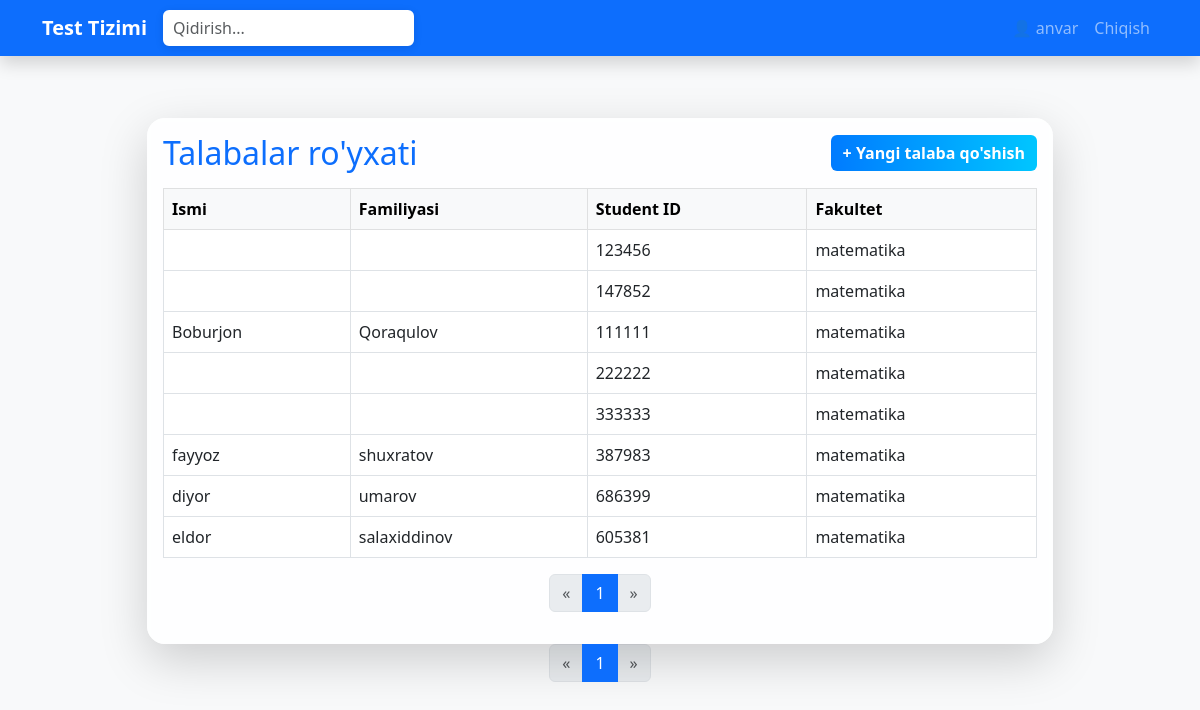
The app's page /api/teacher/students/ (signed in) with its own data.
### app/models.py (models this page shows, shortened)
class User(AbstractUser):
    is_teacher = models.BooleanField(default=False)
    is_student = models.BooleanField(default=False)
    groups = models.ManyToManyField(
        Group,
        related_name="group",  # related_name o'zgartiring
        blank=True,
        help_text="The groups this user belongs to.",
        verbose_name="groups",
    )
    user_permissions = models.ManyToManyField(
        Permission,
        related_name="user_permissions",  # related_name o'zgartiring
        blank=True,
        help_text="Specific permissions for this user.",
        verbose_name="user permissions",
    )

class Student(models.Model):
    user = models.OneToOneField(User, on_delete=models.CASCADE)
    student_id = models.CharField(max_length=50)
    faculty = models.ForeignKey(Faculty, on_delete=models.CASCADE)
    course = models.CharField(max_length=50, blank=True, null=True)  # New field
    group = models.CharField(max_length=50, blank=True, null=True)   # New field

class Faculty(models.Model):
    university = models.ForeignKey(University, on_delete=models.CASCADE)
    name = models.CharField(max_length=255)

### app/views.py (the view)
# urls.py: path('teacher/students/', student_list_view, name='student_list'),
@login_required
def student_list_view(request):
    if not request.user.is_teacher:
        return redirect('test_list')
    students = Student.objects.filter(faculty__in=Faculty.objects.filter(university__in=University.objects.all()), user__is_student=True)
    paginator = Paginator(students, 10)  # 10 ta student har bir sahifada
    page_number = request.GET.get('page')
    page_obj = paginator.get_page(page_number)
    return render(request, 'teacher/student_list.html', {'students': page_obj, 'page_obj': page_obj})

### templates/teacher/student_list.html (shortened to what this page needs)
{% extends 'base.html' %}
{% block content %}
<div class="container mt-5">
    <div class="row justify-content-center">
        <div class="col-lg-10">
            <div class="card shadow-lg border-0 bg-white bg-opacity-75" style="backdrop-filter: blur(2px); min-height: 400px;">
                <div class="card-body">
                    <div class="d-flex justify-content-between align-items-center mb-3">
                        <h2 class="mb-0 text-primary">Talabalar ro'yxati</h2>
                        <a href="{% url 'add_student' %}" class="btn btn-gradient-primary">+ Yangi talaba qo'shish</a>
                    </div>
                    <table class="table table-hover table-bordered align-middle mt-3 bg-white" id="mainTable">
                        <thead class="table-light">
                            <tr>
                                <th>Ismi</th>
                                <th>Familiyasi</th>
                                <th>Student ID</th>
                                <th>Fakultet</th>
                            </tr>
                        </thead>
                        <tbody>
                            {% for student in students %}
                            <tr>
                                <td>{{ student.user.first_name }}</td>
                                <td>{{ student.user.last_name }}</td>
                                <td>{{ student.student_id }}</td>
                                <td>{{ student.faculty.name }}</td>
                            </tr>
                            {% empty %}
                            <tr><td colspan="4" class="text-center">Talabalar yo'q</td></tr>
                            {% endfor %}
                        </tbody>
                    </table>
                    {% block pagination %}
                    <nav aria-label="Talabalar sahifalari">
                        <ul class="pagination justify-content-center">
                            {% if page_obj.has_previous %}
                                <li class="page-item">
                                    <a class="page-link" href="?page={{ page_obj.previous_page_number }}">&laquo;</a>
                                </li>
                            {% else %}
                                <li class="page-item disabled"><span class="page-link">&laquo;</span></li>
                            {% endif %}
                            {% for num in page_obj.paginator.page_range %}
                                {% if page_obj.number == num %}
                                    <li class="page-item active"><span class="page-link">{{ num }}</span></li>
                                {% elif num > page_obj.number|add:'-3' and num < page_obj.number|add:'3' %}
                                    <li class="page-item"><a class="page-link" href="?page={{ num }}">{{ num }}</a></li>
                                {% endif %}
                            {% endfor %}
                            {% if page_obj.has_next %}
                                <li class="page-item">
                                    <a class="page-link" href="?page={{ page_obj.next_page_number }}">&raquo;</a>
                                </li>
                            {% else %}
                                <li class="page-item disabled"><span class="page-link">&raquo;</span></li>
                            {% endif %}
                        </ul>
                    </nav>
                    {% endblock %}
                </div>
            </div>
        </div>
    </div>
</div>
{% endblock %}

### templates/base.html (shortened to what this page needs)
<!DOCTYPE html>
<html lang="uz">
<head>
    {% load static %}
    <link rel="stylesheet" href="{% static 'css/style.css' %}">
    <link href="https://cdn.jsdelivr.net/npm/bootstrap@5.3.0/dist/css/bootstrap.min.css" rel="stylesheet">
</head>
<body class="bg-light">
    <nav class="navbar navbar-expand-lg navbar-dark bg-primary mb-4 fixed-top shadow" style="top:0; z-index:1040;">
        <div class="container">
            <a class="navbar-brand fw-bold" href="/">Test Tizimi</a>
            <div class="d-flex align-items-center ms-auto me-3" style="min-width:220px; max-width:320px;">
                <input type="text" id="searchInput" class="form-control form-control-sm" style="background:#fff; font-size:1rem; border-radius:6px; box-shadow:0 2px 8px rgba(0,0,0,0.10); border:2px solid #fff; transition:box-shadow 0.2s;" onfocus="this.style.boxShadow='0 0 0 0.2rem #0d6efd33'" onblur="this.style.boxShadow='0 2px 8px rgba(0,0,0,0.10)'" onkeyup="filterTable('searchInput', 'mainTable')" placeholder="Qidirish...">
            </div>
            <div class="collapse navbar-collapse">
                <ul class="navbar-nav ms-auto">
                    {% if user.is_authenticated %}
                        <li class="nav-item">
                            <span class="nav-link">👤 {{ user.username }}</span>
                        </li>
                        <li class="nav-item">
                            <a class="nav-link" href="{% url 'login' %}">Chiqish</a>
                        </li>
                    {% endif %}
                </ul>
            </div>
        </div>
    </nav>
    <div style="height:70px;"></div>
    <main class="container">
        {% block content %}{% endblock %}
        {% block pagination %}{% endblock %}
    </main>
</body>
</html>

### static/css/style.css (style rules this page uses)
html, body { height: 100%; min-height: 100vh; }
body { font-family: Arial, sans-serif; margin: 20px; background: none !important; position: relative; min-height: 100vh; }
h2 { color: #333; }
input, select, button { margin: 5px; padding: 5px; }
table { border-collapse: collapse; width: 100%; }
th, td { border: 1px solid #ddd; padding: 8px; text-align: left; }
main.container, .container, .row, .card, .modal, .navbar, .alert { position: relative; z-index: 1; }

### templates/teacher/student_list.html (style rules this page uses)
html, body { height: 100%; min-height: 100vh; }
body { background: none !important; min-height: 100vh; }
.btn-gradient-primary { background: linear-gradient(90deg, #007bff 0%, #00c6ff 100%); color: #fff; border: none; font-weight: 600; transition: box-shadow 0.2s; }
.card { border-radius: 18px; background: rgba(255,255,255,0.85) !important; box-shadow: 0 8px 32px 0 rgba(31,38,135,0.10); z-index: 2; }

### records on screen
User: username "anvar"
Student: student_id "123456", faculty.name "matematika"
Student: student_id "147852", faculty.name "matematika"
Student: user.first_name "Boburjon", user.last_name "Qoraqulov", student_id "111111", faculty.name "matematika"
Student: student_id "222222", faculty.name "matematika"
Student: student_id "333333", faculty.name "matematika"
Student: user.first_name "fayyoz", user.last_name "shuxratov", student_id "387983", faculty.name "matematika"
Student: user.first_name "diyor", user.last_name "umarov", student_id "686399", faculty.name "matematika"
Student: user.first_name "eldor", user.last_name "salaxiddinov", student_id "605381", faculty.name "matematika"

### other values on screen
{{ num }} "1" "1"
